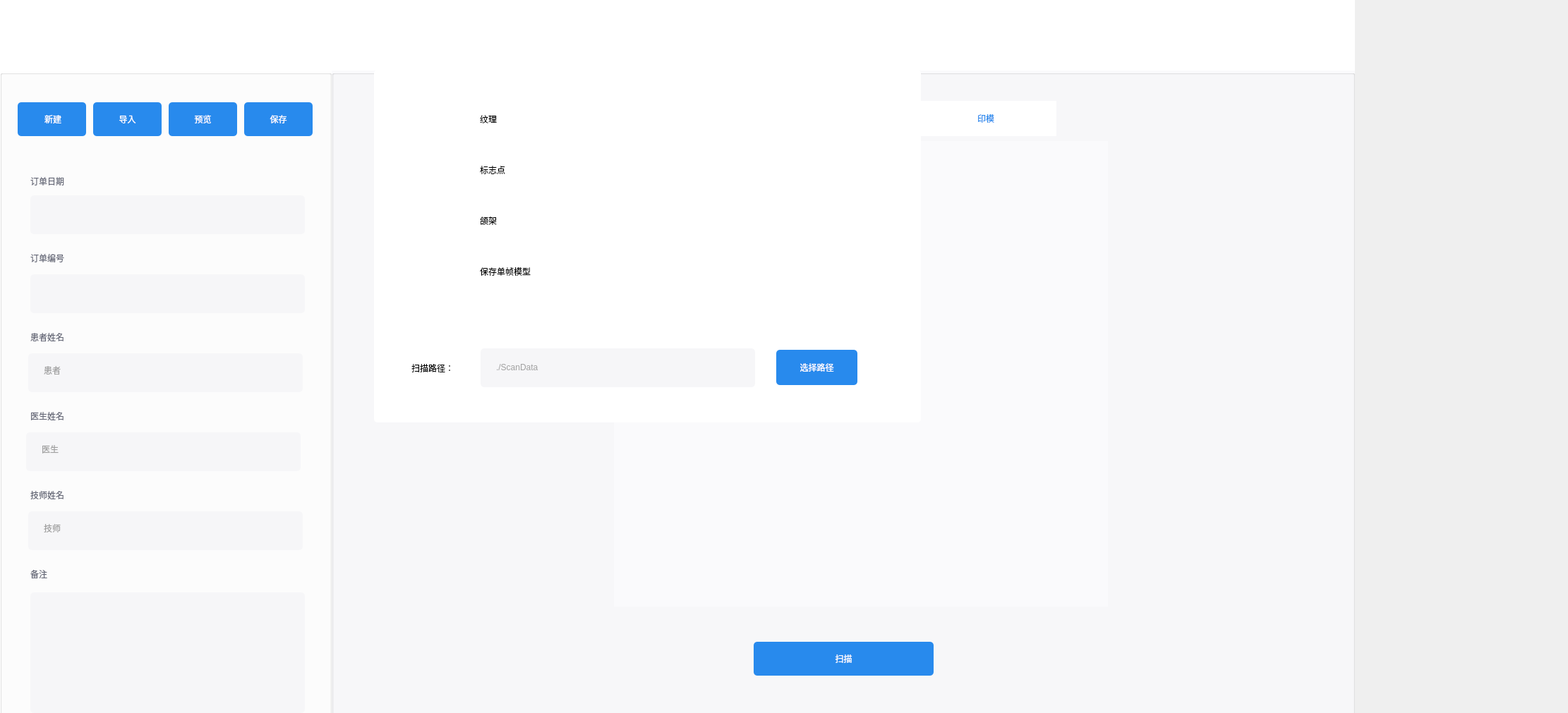
<?xml version="1.0" encoding="UTF-8"?>
<ui version="4.0">
 <class>TabMainGUI</class>
 <widget class="QWidget" name="TabMainGUI">
  <property name="geometry">
   <rect>
    <x>0</x>
    <y>0</y>
    <width>2222</width>
    <height>1011</height>
   </rect>
  </property>
  <property name="windowTitle">
   <string>TabMainGUI</string>
  </property>
  <widget class="QGroupBox" name="orderInforGroupBox">
   <property name="enabled">
    <bool>true</bool>
   </property>
   <property name="geometry">
    <rect>
     <x>0</x>
     <y>100</y>
     <width>1920</width>
     <height>1180</height>
    </rect>
   </property>
   <property name="styleSheet">
    <string notr="true">background-color: rgba(255, 255, 255, 255);</string>
   </property>
   <property name="title">
    <string/>
   </property>
   <widget class="QGroupBox" name="orderGroupBox">
    <property name="geometry">
     <rect>
      <x>0</x>
      <y>0</y>
      <width>470</width>
      <height>980</height>
     </rect>
    </property>
    <property name="styleSheet">
     <string notr="true">background-color: rgba(255, 255, 255, 255);</string>
    </property>
    <property name="title">
     <string/>
    </property>
    <widget class="QPushButton" name="newPushButton">
     <property name="geometry">
      <rect>
       <x>25</x>
       <y>45</y>
       <width>97</width>
       <height>48</height>
      </rect>
     </property>
     <property name="styleSheet">
      <string notr="true">background-color: rgba(40, 138, 237, 255);
color: rgb(255, 255, 255);
border:0px groove gray;border-radius:5px;</string>
     </property>
     <property name="text">
      <string> 新建</string>
     </property>
     <property name="icon">
      <iconset resource="mainwidget.qrc">
       <normaloff>:/MainWidget/Resources/images/new.png</normaloff>:/MainWidget/Resources/images/new.png</iconset>
     </property>
     <property name="iconSize">
      <size>
       <width>22</width>
       <height>22</height>
      </size>
     </property>
    </widget>
    <widget class="QPushButton" name="openPushButton">
     <property name="geometry">
      <rect>
       <x>132</x>
       <y>45</y>
       <width>97</width>
       <height>48</height>
      </rect>
     </property>
     <property name="styleSheet">
      <string notr="true">background-color: rgba(40, 138, 237, 255);
color: rgb(255, 255, 255);
border:0px groove gray;border-radius:5px;</string>
     </property>
     <property name="text">
      <string>导入</string>
     </property>
     <property name="icon">
      <iconset resource="mainwidget.qrc">
       <normaloff>:/MainWidget/Resources/images/open.png</normaloff>:/MainWidget/Resources/images/open.png</iconset>
     </property>
     <property name="iconSize">
      <size>
       <width>22</width>
       <height>22</height>
      </size>
     </property>
    </widget>
    <widget class="QPushButton" name="watchPushButton">
     <property name="geometry">
      <rect>
       <x>239</x>
       <y>45</y>
       <width>97</width>
       <height>48</height>
      </rect>
     </property>
     <property name="styleSheet">
      <string notr="true">background-color: rgba(40, 138, 237, 255);
color: rgb(255, 255, 255);
border:0px groove gray;border-radius:5px;</string>
     </property>
     <property name="text">
      <string>预览</string>
     </property>
     <property name="icon">
      <iconset resource="mainwidget.qrc">
       <normaloff>:/MainWidget/Resources/images/preview.png</normaloff>:/MainWidget/Resources/images/preview.png</iconset>
     </property>
     <property name="iconSize">
      <size>
       <width>22</width>
       <height>22</height>
      </size>
     </property>
    </widget>
    <widget class="QGroupBox" name="orderDateGroupBox">
     <property name="geometry">
      <rect>
       <x>43</x>
       <y>177</y>
       <width>389</width>
       <height>55</height>
      </rect>
     </property>
     <property name="styleSheet">
      <string notr="true">background-color:rgba(246, 246, 248, 255);
border:0px groove gray;border-radius:5px;
</string>
     </property>
     <property name="title">
      <string/>
     </property>
     <widget class="QLineEdit" name="orderDateLineEdit">
      <property name="geometry">
       <rect>
        <x>20</x>
        <y>12</y>
        <width>291</width>
        <height>30</height>
       </rect>
      </property>
      <property name="styleSheet">
       <string notr="true">background-color:rgba(246, 246, 248, 0);
color: rgb(160, 160, 160);
border:0px groove gray;border-radius:5px;
</string>
      </property>
      <property name="text">
       <string/>
      </property>
     </widget>
    </widget>
    <widget class="QLabel" name="orderDateLabel">
     <property name="geometry">
      <rect>
       <x>43</x>
       <y>146</y>
       <width>71</width>
       <height>21</height>
      </rect>
     </property>
     <property name="styleSheet">
      <string notr="true">background-color:rgba(246, 246, 248, 0);
color: rgb(102, 105, 120);</string>
     </property>
     <property name="text">
      <string>订单日期</string>
     </property>
    </widget>
    <widget class="QLabel" name="orderNumLabel">
     <property name="geometry">
      <rect>
       <x>43</x>
       <y>258</y>
       <width>71</width>
       <height>16</height>
      </rect>
     </property>
     <property name="styleSheet">
      <string notr="true">background-color:rgba(246, 246, 248, 0);
color: rgb(102, 105, 120);</string>
     </property>
     <property name="text">
      <string>订单编号</string>
     </property>
    </widget>
    <widget class="QGroupBox" name="orderNumGroupBox">
     <property name="geometry">
      <rect>
       <x>43</x>
       <y>289</y>
       <width>389</width>
       <height>55</height>
      </rect>
     </property>
     <property name="styleSheet">
      <string notr="true">background-color:rgba(246, 246, 248, 255);
border:0px groove gray;border-radius:5px;
</string>
     </property>
     <property name="title">
      <string/>
     </property>
     <widget class="QLineEdit" name="orderNumLineEdit">
      <property name="geometry">
       <rect>
        <x>20</x>
        <y>12</y>
        <width>291</width>
        <height>30</height>
       </rect>
      </property>
      <property name="styleSheet">
       <string notr="true">background-color:rgba(246, 246, 248, 0);
color: rgb(160, 160, 160);
border:0px groove gray;border-radius:5px;
</string>
      </property>
      <property name="text">
       <string/>
      </property>
     </widget>
    </widget>
    <widget class="QLabel" name="patientNameLabel">
     <property name="geometry">
      <rect>
       <x>43</x>
       <y>370</y>
       <width>71</width>
       <height>16</height>
      </rect>
     </property>
     <property name="styleSheet">
      <string notr="true">background-color:rgba(246, 246, 248, 0);
color: rgb(102, 105, 120);</string>
     </property>
     <property name="text">
      <string>患者姓名</string>
     </property>
    </widget>
    <widget class="QGroupBox" name="patientNameGroupBox">
     <property name="geometry">
      <rect>
       <x>40</x>
       <y>401</y>
       <width>389</width>
       <height>55</height>
      </rect>
     </property>
     <property name="styleSheet">
      <string notr="true">background-color:rgba(246, 246, 248, 255);
border:0px groove gray;border-radius:5px;
</string>
     </property>
     <property name="title">
      <string/>
     </property>
     <widget class="QLineEdit" name="patientNameLineEdit">
      <property name="geometry">
       <rect>
        <x>20</x>
        <y>12</y>
        <width>291</width>
        <height>30</height>
       </rect>
      </property>
      <property name="styleSheet">
       <string notr="true">background-color:rgba(246, 246, 248, 0);
color: rgb(160, 160, 160);
border:0px groove gray;border-radius:5px;
</string>
      </property>
      <property name="inputMask">
       <string/>
      </property>
      <property name="text">
       <string>患者</string>
      </property>
     </widget>
    </widget>
    <widget class="QLabel" name="doctorNameLabel">
     <property name="geometry">
      <rect>
       <x>43</x>
       <y>482</y>
       <width>71</width>
       <height>16</height>
      </rect>
     </property>
     <property name="styleSheet">
      <string notr="true">background-color:rgba(246, 246, 248, 0);
color: rgb(102, 105, 120);</string>
     </property>
     <property name="text">
      <string>医生姓名</string>
     </property>
    </widget>
    <widget class="QGroupBox" name="doctorNameGroupBox">
     <property name="geometry">
      <rect>
       <x>37</x>
       <y>513</y>
       <width>389</width>
       <height>55</height>
      </rect>
     </property>
     <property name="styleSheet">
      <string notr="true">background-color:rgba(246, 246, 248, 255);
border:0px groove gray;border-radius:5px;
</string>
     </property>
     <property name="title">
      <string/>
     </property>
     <widget class="QLineEdit" name="doctorNameLineEdit">
      <property name="geometry">
       <rect>
        <x>20</x>
        <y>12</y>
        <width>291</width>
        <height>30</height>
       </rect>
      </property>
      <property name="styleSheet">
       <string notr="true">background-color:rgba(246, 246, 248, 0);
color: rgb(160, 160, 160);
border:0px groove gray;border-radius:5px;
</string>
      </property>
      <property name="inputMask">
       <string/>
      </property>
      <property name="text">
       <string>医生</string>
      </property>
     </widget>
    </widget>
    <widget class="QLabel" name="operatorNameLabel">
     <property name="geometry">
      <rect>
       <x>43</x>
       <y>594</y>
       <width>71</width>
       <height>16</height>
      </rect>
     </property>
     <property name="styleSheet">
      <string notr="true">background-color:rgba(246, 246, 248, 0);
color: rgb(102, 105, 120);</string>
     </property>
     <property name="text">
      <string>技师姓名</string>
     </property>
    </widget>
    <widget class="QGroupBox" name="operatorNameGroupBox">
     <property name="geometry">
      <rect>
       <x>40</x>
       <y>625</y>
       <width>389</width>
       <height>55</height>
      </rect>
     </property>
     <property name="styleSheet">
      <string notr="true">background-color:rgba(246, 246, 248, 255);
border:0px groove gray;border-radius:5px;
</string>
     </property>
     <property name="title">
      <string/>
     </property>
     <widget class="QLineEdit" name="operatorNameLineEdit">
      <property name="geometry">
       <rect>
        <x>20</x>
        <y>12</y>
        <width>291</width>
        <height>30</height>
       </rect>
      </property>
      <property name="styleSheet">
       <string notr="true">background-color:rgba(246, 246, 248, 0);
color: rgb(160, 160, 160);
border:0px groove gray;border-radius:5px;</string>
      </property>
      <property name="text">
       <string>技师</string>
      </property>
     </widget>
    </widget>
    <widget class="QLabel" name="additionLabel">
     <property name="geometry">
      <rect>
       <x>43</x>
       <y>706</y>
       <width>71</width>
       <height>16</height>
      </rect>
     </property>
     <property name="styleSheet">
      <string notr="true">background-color:rgba(246, 246, 248, 0);
color: rgb(102, 105, 120);</string>
     </property>
     <property name="text">
      <string>备注</string>
     </property>
    </widget>
    <widget class="QTextEdit" name="additionTextEdit">
     <property name="geometry">
      <rect>
       <x>43</x>
       <y>740</y>
       <width>389</width>
       <height>171</height>
      </rect>
     </property>
     <property name="styleSheet">
      <string notr="true">background-color:rgba(246, 246, 248, 255);
border:0px groove gray;border-radius:5px;
color: rgb(160, 160, 160);
</string>
     </property>
    </widget>
    <widget class="QPushButton" name="savePushButton">
     <property name="geometry">
      <rect>
       <x>346</x>
       <y>45</y>
       <width>97</width>
       <height>48</height>
      </rect>
     </property>
     <property name="styleSheet">
      <string notr="true">background-color: rgba(40, 138, 237, 255);
color: rgb(255, 255, 255);
border:0px groove gray;border-radius:5px;</string>
     </property>
     <property name="text">
      <string>保存</string>
     </property>
     <property name="icon">
      <iconset resource="mainwidget.qrc">
       <normaloff>:/MainWidget/Resources/images/save.png</normaloff>:/MainWidget/Resources/images/save.png</iconset>
     </property>
     <property name="iconSize">
      <size>
       <width>22</width>
       <height>22</height>
      </size>
     </property>
    </widget>
   </widget>
   <widget class="QGroupBox" name="orderScanGroupBox">
    <property name="geometry">
     <rect>
      <x>470</x>
      <y>0</y>
      <width>1450</width>
      <height>980</height>
     </rect>
    </property>
    <property name="styleSheet">
     <string notr="true">background-color: rgba(250, 250, 252,255);</string>
    </property>
    <property name="title">
     <string/>
    </property>
    <widget class="QPushButton" name="spliteModelPushButton">
     <property name="geometry">
      <rect>
       <x>626</x>
       <y>43</y>
       <width>200</width>
       <height>50</height>
      </rect>
     </property>
     <property name="styleSheet">
      <string notr="true">QPushButton{background-color: rgba(255, 255, 255, 255); color: rgba(40, 138, 237, 255); 
border: 0px;border-style: outset;}
QPushButton:hover{background-color: rgba(40, 138, 237, 255); color:rgba(255, 255, 255, 255);}
QPushButton:checked{background-color: rgba(40, 138, 237, 255); color:rgba(255, 255, 255, 255); border-style: inset; }</string>
     </property>
     <property name="text">
      <string>分模</string>
     </property>
     <property name="iconSize">
      <size>
       <width>22</width>
       <height>22</height>
      </size>
     </property>
     <property name="checkable">
      <bool>true</bool>
     </property>
    </widget>
    <widget class="QPushButton" name="moulagePushButton">
     <property name="geometry">
      <rect>
       <x>827</x>
       <y>43</y>
       <width>200</width>
       <height>50</height>
      </rect>
     </property>
     <property name="styleSheet">
      <string notr="true">QPushButton{background-color: rgba(255, 255, 255, 255); color: rgba(40, 138, 237, 255); 
border: 0px;border-style: outset;}
QPushButton:hover{background-color: rgba(40, 138, 237, 255); color:rgba(255, 255, 255, 255);}
QPushButton:checked{background-color: rgba(40, 138, 237, 255); color:rgba(255, 255, 255, 255); border-style: inset; }</string>
     </property>
     <property name="text">
      <string>印模</string>
     </property>
     <property name="iconSize">
      <size>
       <width>22</width>
       <height>22</height>
      </size>
     </property>
     <property name="checkable">
      <bool>true</bool>
     </property>
    </widget>
    <widget class="QGroupBox" name="unModelGroupBox">
     <property name="geometry">
      <rect>
       <x>425</x>
       <y>100</y>
       <width>600</width>
       <height>660</height>
      </rect>
     </property>
     <property name="styleSheet">
      <string notr="true">border: none;  </string>
     </property>
     <property name="title">
      <string/>
     </property>
     <widget class="QPushButton" name="upperJawPushButton">
      <property name="geometry">
       <rect>
        <x>60</x>
        <y>160</y>
        <width>500</width>
        <height>185</height>
       </rect>
      </property>
      <property name="autoFillBackground">
       <bool>false</bool>
      </property>
      <property name="styleSheet">
       <string notr="true">QPushButton{border-image: url(:/MainWidget/Resources/images/upperjaw_no.png);}
QPushButton:hover{border-image: url(:/MainWidget/Resources/images/upperjaw_yes.png);}
QPushButton:checked{border-image: url(:/MainWidget/Resources/images/upperjaw_yes.png);}</string>
      </property>
      <property name="text">
       <string/>
      </property>
      <property name="checkable">
       <bool>true</bool>
      </property>
      <property name="flat">
       <bool>true</bool>
      </property>
     </widget>
     <widget class="QPushButton" name="lowerJawPushButton">
      <property name="geometry">
       <rect>
        <x>90</x>
        <y>330</y>
        <width>448</width>
        <height>153</height>
       </rect>
      </property>
      <property name="autoFillBackground">
       <bool>false</bool>
      </property>
      <property name="styleSheet">
       <string notr="true">QPushButton{border-image: url(:/MainWidget/Resources/images/lowerjaw_no.png);}
QPushButton:hover{border-image: url(:/MainWidget/Resources/images/lowerjaw_yes.png);}
QPushButton:checked{border-image: url(:/MainWidget/Resources/images/lowerjaw_yes.png);}</string>
      </property>
      <property name="text">
       <string/>
      </property>
      <property name="checkable">
       <bool>true</bool>
      </property>
     </widget>
     <zorder>lowerJawPushButton</zorder>
     <zorder>upperJawPushButton</zorder>
    </widget>
    <widget class="QPushButton" name="unModelPushButton">
     <property name="geometry">
      <rect>
       <x>425</x>
       <y>43</y>
       <width>200</width>
       <height>50</height>
      </rect>
     </property>
     <property name="styleSheet">
      <string notr="true">QPushButton{background-color: rgba(255, 255, 255, 255); color: rgba(40, 138, 237, 255); 
border: 0px;border-style: outset;}
QPushButton:hover{background-color: rgba(40, 138, 237, 255); color:rgba(255, 255, 255, 255);}
QPushButton:checked{background-color: rgba(40, 138, 237, 255); color:rgba(255, 255, 255, 255); border-style: inset; }</string>
     </property>
     <property name="text">
      <string>未分模</string>
     </property>
     <property name="iconSize">
      <size>
       <width>22</width>
       <height>22</height>
      </size>
     </property>
     <property name="checkable">
      <bool>true</bool>
     </property>
     <property name="flat">
      <bool>false</bool>
     </property>
    </widget>
    <widget class="QPushButton" name="scanPushButton">
     <property name="geometry">
      <rect>
       <x>598</x>
       <y>810</y>
       <width>255</width>
       <height>48</height>
      </rect>
     </property>
     <property name="styleSheet">
      <string notr="true">background-color: rgba(40, 138, 237, 255);
color: rgb(255, 255, 255);
border:0px groove gray;border-radius:5px;</string>
     </property>
     <property name="text">
      <string>扫描</string>
     </property>
     <property name="icon">
      <iconset resource="mainwidget.qrc">
       <normaloff>:/MainWidget/Resources/images/scan.png</normaloff>:/MainWidget/Resources/images/scan.png</iconset>
     </property>
     <property name="iconSize">
      <size>
       <width>22</width>
       <height>22</height>
      </size>
     </property>
    </widget>
    <widget class="QGroupBox" name="moulageGroupBox">
     <property name="geometry">
      <rect>
       <x>425</x>
       <y>100</y>
       <width>600</width>
       <height>660</height>
      </rect>
     </property>
     <property name="styleSheet">
      <string notr="true">border: none;  </string>
     </property>
     <property name="title">
      <string/>
     </property>
     <widget class="QPushButton" name="moulagePushButton_2">
      <property name="geometry">
       <rect>
        <x>125</x>
        <y>220</y>
        <width>359</width>
        <height>182</height>
       </rect>
      </property>
      <property name="autoFillBackground">
       <bool>false</bool>
      </property>
      <property name="styleSheet">
       <string notr="true">QPushButton{border-image: url(:/MainWidget/Resources/images/moulage2_no.png);}
QPushButton:hover{border-image: url(:/MainWidget/Resources/images/moulage2_yes.png);}
QPushButton:checked{border-image: url(:/MainWidget/Resources/images/moulage2_yes.png);}</string>
      </property>
      <property name="text">
       <string/>
      </property>
      <property name="checkable">
       <bool>true</bool>
      </property>
      <property name="flat">
       <bool>true</bool>
      </property>
     </widget>
     <widget class="QPushButton" name="moulagePushButton_1">
      <property name="geometry">
       <rect>
        <x>125</x>
        <y>10</y>
        <width>359</width>
        <height>182</height>
       </rect>
      </property>
      <property name="autoFillBackground">
       <bool>false</bool>
      </property>
      <property name="styleSheet">
       <string notr="true">QPushButton{border-image: url(:/MainWidget/Resources/images/moulage1_no.png);}
QPushButton:hover{border-image: url(:/MainWidget/Resources/images/moulage1_yes.png);}
QPushButton:checked{border-image: url(:/MainWidget/Resources/images/moulage1_yes.png);}</string>
      </property>
      <property name="text">
       <string/>
      </property>
      <property name="checkable">
       <bool>true</bool>
      </property>
      <property name="flat">
       <bool>true</bool>
      </property>
     </widget>
     <widget class="QPushButton" name="moulagePushButton_3">
      <property name="geometry">
       <rect>
        <x>125</x>
        <y>430</y>
        <width>359</width>
        <height>182</height>
       </rect>
      </property>
      <property name="autoFillBackground">
       <bool>false</bool>
      </property>
      <property name="styleSheet">
       <string notr="true">QPushButton{border-image: url(:/MainWidget/Resources/images/moulage3_no.png);}
QPushButton:hover{border-image: url(:/MainWidget/Resources/images/moulage3_yes.png);}
QPushButton:checked{border-image: url(:/MainWidget/Resources/images/moulage3_yes.png);}</string>
      </property>
      <property name="text">
       <string/>
      </property>
      <property name="checkable">
       <bool>true</bool>
      </property>
      <property name="flat">
       <bool>true</bool>
      </property>
     </widget>
     <zorder>moulagePushButton_2</zorder>
     <zorder>moulagePushButton_3</zorder>
     <zorder>moulagePushButton_1</zorder>
    </widget>
    <widget class="QGroupBox" name="spliteModelGroupBox">
     <property name="geometry">
      <rect>
       <x>400</x>
       <y>100</y>
       <width>700</width>
       <height>660</height>
      </rect>
     </property>
     <property name="styleSheet">
      <string notr="true">border: none;  </string>
     </property>
     <property name="title">
      <string/>
     </property>
     <widget class="QPushButton" name="clearAllButton">
      <property name="geometry">
       <rect>
        <x>140</x>
        <y>280</y>
        <width>100</width>
        <height>38</height>
       </rect>
      </property>
      <property name="styleSheet">
       <string notr="true">background-color: rgba(40, 138, 237, 255);
color: rgb(255, 255, 255);
border:0px groove gray;border-radius:5px;</string>
      </property>
      <property name="text">
       <string>清除选择</string>
      </property>
      <property name="iconSize">
       <size>
        <width>22</width>
        <height>22</height>
       </size>
      </property>
     </widget>
    </widget>
    <zorder>spliteModelPushButton</zorder>
    <zorder>moulagePushButton</zorder>
    <zorder>unModelPushButton</zorder>
    <zorder>scanPushButton</zorder>
    <zorder>spliteModelGroupBox</zorder>
    <zorder>moulageGroupBox</zorder>
    <zorder>unModelGroupBox</zorder>
   </widget>
  </widget>
  <widget class="QGroupBox" name="mainGroupBox">
   <property name="geometry">
    <rect>
     <x>0</x>
     <y>0</y>
     <width>1920</width>
     <height>100</height>
    </rect>
   </property>
   <property name="styleSheet">
    <string notr="true">background-color: rgba(255, 255, 255, 255);
border:0px;</string>
   </property>
   <property name="title">
    <string/>
   </property>
   <widget class="QLabel" name="logoLabel">
    <property name="geometry">
     <rect>
      <x>38</x>
      <y>38</y>
      <width>172</width>
      <height>39</height>
     </rect>
    </property>
    <property name="text">
     <string/>
    </property>
    <property name="pixmap">
     <pixmap resource="mainwidget.qrc">:/MainWidget/Resources/images/logo.png</pixmap>
    </property>
   </widget>
   <widget class="QPushButton" name="btnClose">
    <property name="geometry">
     <rect>
      <x>1870</x>
      <y>40</y>
      <width>14</width>
      <height>14</height>
     </rect>
    </property>
    <property name="styleSheet">
     <string notr="true">border-image: url(:/MainWidget/Resources/images/btnClose.png);</string>
    </property>
    <property name="text">
     <string/>
    </property>
   </widget>
  </widget>
  <widget class="QGroupBox" name="settingGroupBox">
   <property name="geometry">
    <rect>
     <x>530</x>
     <y>99</y>
     <width>775</width>
     <height>500</height>
    </rect>
   </property>
   <property name="styleSheet">
    <string notr="true">background-color: rgba(255, 255, 255, 255);
border-radius:5px;</string>
   </property>
   <property name="title">
    <string/>
   </property>
   <widget class="QLabel" name="textureLabel">
    <property name="geometry">
     <rect>
      <x>150</x>
      <y>53</y>
      <width>54</width>
      <height>34</height>
     </rect>
    </property>
    <property name="text">
     <string>纹理</string>
    </property>
   </widget>
   <widget class="QLabel" name="calibrationPointLabel">
    <property name="geometry">
     <rect>
      <x>150</x>
      <y>125</y>
      <width>54</width>
      <height>34</height>
     </rect>
    </property>
    <property name="text">
     <string>标志点</string>
    </property>
   </widget>
   <widget class="QLabel" name="jawFrameLabel">
    <property name="geometry">
     <rect>
      <x>150</x>
      <y>197</y>
      <width>54</width>
      <height>34</height>
     </rect>
    </property>
    <property name="text">
     <string>颌架</string>
    </property>
   </widget>
   <widget class="QLabel" name="saveSpliteModelLabel">
    <property name="geometry">
     <rect>
      <x>150</x>
      <y>269</y>
      <width>81</width>
      <height>34</height>
     </rect>
    </property>
    <property name="text">
     <string>保存单帧模型</string>
    </property>
   </widget>
   <widget class="QLabel" name="scanpathLabel">
    <property name="geometry">
     <rect>
      <x>53</x>
      <y>406</y>
      <width>81</width>
      <height>34</height>
     </rect>
    </property>
    <property name="text">
     <string>扫描路径：</string>
    </property>
   </widget>
   <widget class="QGroupBox" name="scanPathGroupBox">
    <property name="geometry">
     <rect>
      <x>151</x>
      <y>395</y>
      <width>389</width>
      <height>55</height>
     </rect>
    </property>
    <property name="styleSheet">
     <string notr="true">background-color:rgba(246, 246, 248, 255);
border:0px groove gray;border-radius:5px;
</string>
    </property>
    <property name="title">
     <string/>
    </property>
    <widget class="QLineEdit" name="scanPathLineEdit">
     <property name="geometry">
      <rect>
       <x>20</x>
       <y>12</y>
       <width>291</width>
       <height>30</height>
      </rect>
     </property>
     <property name="styleSheet">
      <string notr="true">background-color:rgba(246, 246, 248, 0);
color: rgb(160, 160, 160);
border:0px groove gray;border-radius:5px;
</string>
     </property>
     <property name="inputMask">
      <string/>
     </property>
     <property name="text">
      <string>./ScanData</string>
     </property>
    </widget>
   </widget>
   <widget class="QPushButton" name="choosePathPushButton">
    <property name="geometry">
     <rect>
      <x>570</x>
      <y>397</y>
      <width>115</width>
      <height>50</height>
     </rect>
    </property>
    <property name="styleSheet">
     <string notr="true">background-color: rgba(40, 138, 237, 255);
color: rgb(255, 255, 255);
border:0px groove gray;border-radius:5px;</string>
    </property>
    <property name="text">
     <string>选择路径</string>
    </property>
    <property name="iconSize">
     <size>
      <width>22</width>
      <height>22</height>
     </size>
    </property>
   </widget>
   <widget class="QPushButton" name="saveSpliteModelCheckBox">
    <property name="geometry">
     <rect>
      <x>510</x>
      <y>260</y>
      <width>76</width>
      <height>34</height>
     </rect>
    </property>
    <property name="styleSheet">
     <string notr="true">QPushButton:checked{border-image: url(:/MainWidget/Resources/images/checked.png); }
QPushButton{border-image: url(:/MainWidget/Resources/images/uncheck.png); }</string>
    </property>
    <property name="text">
     <string/>
    </property>
    <property name="checkable">
     <bool>true</bool>
    </property>
    <property name="checked">
     <bool>false</bool>
    </property>
   </widget>
   <widget class="QPushButton" name="jawFrameCheckBox">
    <property name="geometry">
     <rect>
      <x>510</x>
      <y>188</y>
      <width>76</width>
      <height>34</height>
     </rect>
    </property>
    <property name="styleSheet">
     <string notr="true">QPushButton:checked{border-image: url(:/MainWidget/Resources/images/checked.png); }
QPushButton{border-image: url(:/MainWidget/Resources/images/uncheck.png); }</string>
    </property>
    <property name="text">
     <string/>
    </property>
    <property name="checkable">
     <bool>true</bool>
    </property>
    <property name="checked">
     <bool>false</bool>
    </property>
   </widget>
   <widget class="QPushButton" name="calibrationPointCheckBox">
    <property name="geometry">
     <rect>
      <x>510</x>
      <y>116</y>
      <width>76</width>
      <height>34</height>
     </rect>
    </property>
    <property name="styleSheet">
     <string notr="true">QPushButton:checked{border-image: url(:/MainWidget/Resources/images/checked.png); }
QPushButton{border-image: url(:/MainWidget/Resources/images/uncheck.png); }</string>
    </property>
    <property name="text">
     <string/>
    </property>
    <property name="checkable">
     <bool>true</bool>
    </property>
    <property name="checked">
     <bool>false</bool>
    </property>
   </widget>
   <widget class="QPushButton" name="textureCheckBox">
    <property name="geometry">
     <rect>
      <x>510</x>
      <y>51</y>
      <width>76</width>
      <height>34</height>
     </rect>
    </property>
    <property name="styleSheet">
     <string notr="true">QPushButton:checked{border-image: url(:/MainWidget/Resources/images/checked.png); }
QPushButton{border-image: url(:/MainWidget/Resources/images/uncheck.png); }</string>
    </property>
    <property name="text">
     <string/>
    </property>
    <property name="checkable">
     <bool>true</bool>
    </property>
    <property name="checked">
     <bool>false</bool>
    </property>
   </widget>
  </widget>
  <widget class="QGroupBox" name="calibrationGroupBox">
   <property name="geometry">
    <rect>
     <x>0</x>
     <y>100</y>
     <width>1920</width>
     <height>1080</height>
    </rect>
   </property>
   <property name="styleSheet">
    <string notr="true">background-color: rgba(250, 250, 252,255);</string>
   </property>
   <property name="title">
    <string/>
   </property>
   <widget class="QPushButton" name="calibrationPushButton">
    <property name="geometry">
     <rect>
      <x>831</x>
      <y>82</y>
      <width>255</width>
      <height>48</height>
     </rect>
    </property>
    <property name="styleSheet">
     <string notr="true">background-color: rgba(40, 138, 237, 255);
color: rgb(255, 255, 255);
border:0px groove gray;border-radius:5px;</string>
    </property>
    <property name="text">
     <string>开始标定</string>
    </property>
   </widget>
   <widget class="QLabel" name="leftCameraLable">
    <property name="geometry">
     <rect>
      <x>110</x>
      <y>180</y>
      <width>806</width>
      <height>668</height>
     </rect>
    </property>
    <property name="styleSheet">
     <string notr="true">background-color: rgb(217, 217, 217);</string>
    </property>
    <property name="text">
     <string/>
    </property>
   </widget>
   <widget class="QLabel" name="rightCameraLable">
    <property name="geometry">
     <rect>
      <x>1016</x>
      <y>180</y>
      <width>806</width>
      <height>668</height>
     </rect>
    </property>
    <property name="styleSheet">
     <string notr="true">background-color: rgb(217, 217, 217);</string>
    </property>
    <property name="text">
     <string/>
    </property>
   </widget>
  </widget>
  <widget class="QGroupBox" name="aboutGroupBox">
   <property name="geometry">
    <rect>
     <x>0</x>
     <y>100</y>
     <width>1920</width>
     <height>1180</height>
    </rect>
   </property>
   <property name="styleSheet">
    <string notr="true">background-color: rgba(250, 250, 252,255);</string>
   </property>
   <property name="title">
    <string/>
   </property>
   <widget class="QLabel" name="aboutImageLabel">
    <property name="geometry">
     <rect>
      <x>850</x>
      <y>335</y>
      <width>234</width>
      <height>51</height>
     </rect>
    </property>
    <property name="text">
     <string/>
    </property>
    <property name="pixmap">
     <pixmap resource="mainwidget.qrc">:/MainWidget/Resources/images/logo.png</pixmap>
    </property>
    <property name="scaledContents">
     <bool>true</bool>
    </property>
   </widget>
   <widget class="QLabel" name="aboutTextLabel">
    <property name="geometry">
     <rect>
      <x>560</x>
      <y>432</y>
      <width>671</width>
      <height>16</height>
     </rect>
    </property>
    <property name="text">
     <string>牙齿扫描仪软件是一款对牙齿模型进行扫描，取得相应三维模型的软件，该软件配套牙齿扫描仪器使用。</string>
    </property>
   </widget>
  </widget>
  <zorder>aboutGroupBox</zorder>
  <zorder>calibrationGroupBox</zorder>
  <zorder>mainGroupBox</zorder>
  <zorder>orderInforGroupBox</zorder>
  <zorder>settingGroupBox</zorder>
 </widget>
 <layoutdefault spacing="6" margin="11"/>
 <resources>
  <include location="mainwidget.qrc"/>
  <include location="C:/Users/CAMNODE06/.designer/backup/mainwidget.qrc"/>
 </resources>
 <connections/>
</ui>
